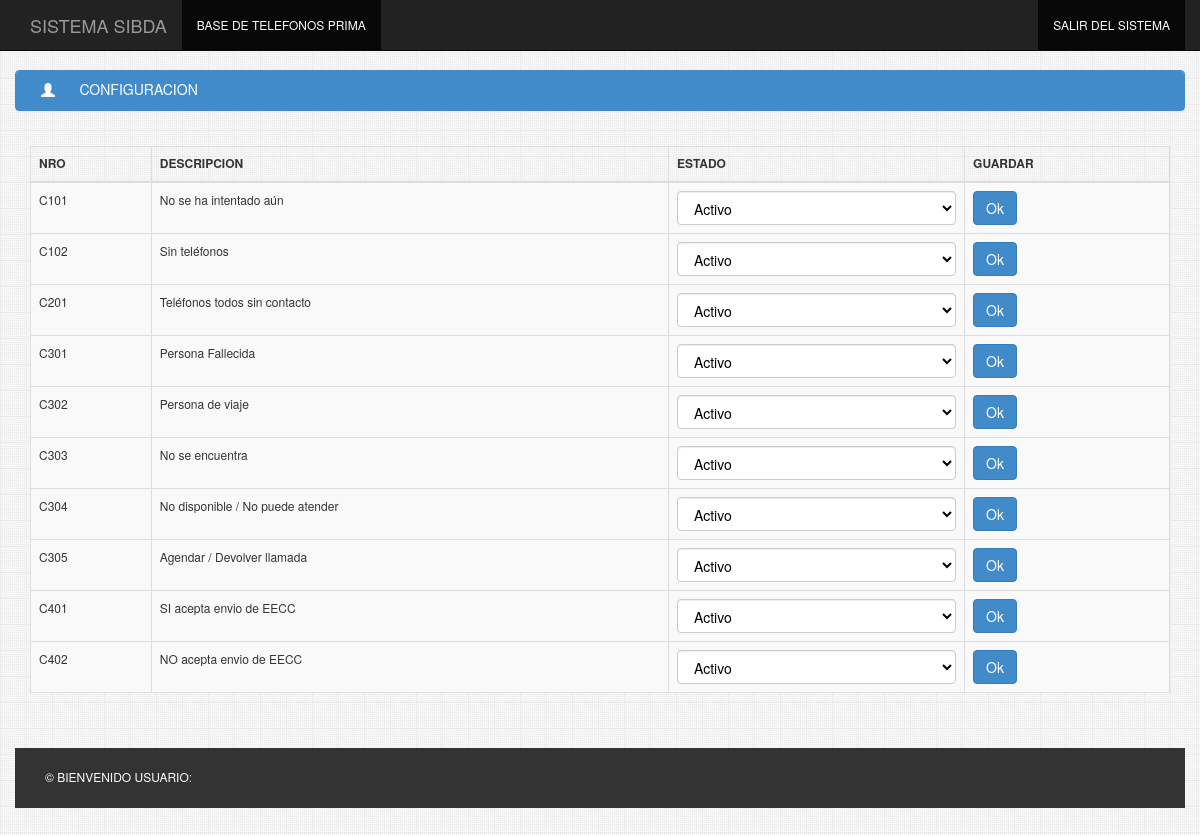
Page /index.php/c_configuracion on the committed database.
### tables this page shows
CREATE TABLE `tipificacion` (
  `id` varchar(20) NOT NULL,
  `descripcion` varchar(50) DEFAULT NULL,
  `estado` char(1) DEFAULT NULL,
  `v_estado` varchar(30) DEFAULT NULL,
  PRIMARY KEY (`id`)
);

### application/controllers/c_configuracion.php (called while the page is built, shortened)
<?php if ( ! defined('BASEPATH')) exit('No direct script access allowed');
class c_configuracion extends CI_Controller {
	public function index()
	{
    $this->load->helper('url');
 $this->load->model('m_configuracion');
	$datos['tipificadores'] = $this->m_configuracion->ListarTipificadores();
       $this->load->view('v_configuracion',$datos);
}
 }

### index.php (called while the page is built, shortened)
<?php
require_once BASEPATH.'core/CodeIgniter.php';

### application/models/m_configuracion.php (called while the page is built, shortened)
<?php
class m_configuracion extends CI_Model {
        function ListarTipificadores()
        {
            $query = $this->db->query("SELECT id,descripcion,v_estado FROM tipificacion");
            return $query->result();
        }
}
?>

### application/views/v_configuracion.php (the view, shortened to what this page needs)
<!DOCTYPE html>
<html lang="en">
    <head>
        <link href="<?php echo base_url(); ?>assets/css/bootstrap.css" rel="stylesheet">
        <link href="<?php echo base_url(); ?>assets/css/sticky-footer-navbar.css" rel="stylesheet">
        <link href="<?php echo base_url(); ?>assets/css/jquery-ui.css" rel="stylesheet">
    </head>
    <body onload="">
        <?php $this->load->view('v_menu'); ?>
        <div id="wrap" class="container">
            <div class="panel panel-primary" id="formul">
                <div class="panel-heading" style=" padding: 1px 10px;">
                    <h5>
                        <div class="row">
                            <div class="col-md-5">
                                <div class="col-sm-1">
                                    <span class="glyphicon glyphicon-user">
                                    </span>
                                </div>
                                <div class="col-sm-10">
                                   CONFIGURACION
                                </div>
                            </div>
                        </div>
                    </h5>
                </div>
            </div>
        <div class="panel-body">
                    <div class="row">
                        <div class="container-fluid">
                            <table class="table table-striped table-bordered table-hover no-margin-bottom no-border-top">
                             <thead>
                                <tr>
                                    <th>NRO</th>
                                   <th>DESCRIPCION</th>
                                   <th>ESTADO</th>
                                    <th>GUARDAR</th>
                            </tr>
                                </thead>
                              <?php
        if (empty($tipificadores)) {
            ?>
            <tr>
                <td colspan="4">No se encontro resultados en la busqueda</td>
            </tr>
            <?php
        } else {
            foreach ($tipificadores as $item) {
                ?>
                <form class="form-horizontal" action="<?php echo site_url('index.php/c_configuracion/Actualizar_vista_tipificacion'); ?>" method="post" role="form">
                <tr>
                    <td><?php echo $item->id;?></td>
                    <td><?php echo $item->descripcion;?></td>
                    <td><select id="v_estado_tipificacion" name="v_estado_tipificacion" class="form-control" list="misdatos">
                          <datalist id="misdatos">
                        <?php  if ($item->v_estado=="Activo") {?>
                        <option value="Activo">Activo</option>
                        <?}?>
                         </datalist>
                     </select>
                 </td>
                <td>
               <button type="submit" class=" btn btn-primary" id="" data-toggle="modal">Ok</button>
                 </td>
                </tr>
                </form>
                <?php $contador++;
            };
        }
        ?>
                            </table>
                        </div>
                    </div>
        </div>
        <div id="footer" style="background-color: #333333">
            <div class="container">
                <div  class="col-md-7 text-left">
                    <a id="" style="color:  white" > &copy; BIENVENIDO USUARIO: <?php echo strtoupper($_SESSION['LOGIN_VALIDATION']); ?></a>
                </div>
            </div>
        </div>
    </div>
    </body>
</html>

### application/views/v_menu.php (shortened to what this page needs)
<div class="container">
    <div class="navbar navbar-default navbar-inverse navbar-fixed-top menu_principal" role="navigation">
        <div class="container">
            <div class="navbar-header">
                <a class="navbar-brand " href="<?php echo base_url(); ?>index.php">SISTEMA SIBDA</a>
            </div>
            <div class="collapse navbar-collapse navbar-ex1-collapse">
                <ul class="nav navbar-nav">
                    <li class="active"><a target="_blank" href="telefonos.php">BASE DE TELEFONOS PRIMA</a></li>
                </ul>
                <ul class="nav navbar-nav navbar-right">
                    <li class="active"><a onclick="cerrar_sesion()">SALIR DEL SISTEMA</a></li>
                </ul>
            </div>
        </div>
    </div>
</div>

### assets/css/sticky-footer-navbar.css (style rules this page uses)
html, body { height: 100%; }
body { padding-top: 85px; background: white url(../image/tiny_grid.png) repeat 0 0; }
#wrap { min-height: 100%; height: auto; margin: 0 auto -80px; padding: 0 0 60px; }
#footer { margin-top: 20px; padding-top: 20px; height: 60px; background-color: #f5f5f5; }
#footer > .container { padding-left: 15px; padding-right: 15px; }

### application/views/v_configuracion.php (style rules this page uses)
body { padding-top: 70px; padding-bottom: 20px; }

### rows in the picture
tipificacion: id "C101", descripcion "No se ha intentado aún", v_estado_tipificacion "Activo"
tipificacion: id "C102", descripcion "Sin teléfonos", v_estado_tipificacion "Activo"
tipificacion: id "C201", descripcion "Teléfonos todos sin contacto", v_estado_tipificacion "Activo"
tipificacion: id "C301", descripcion "Persona Fallecida", v_estado_tipificacion "Activo"
tipificacion: id "C302", descripcion "Persona de viaje", v_estado_tipificacion "Activo"
tipificacion: id "C303", descripcion "No se encuentra", v_estado_tipificacion "Activo"
tipificacion: id "C304", descripcion "No disponible / No puede atender", v_estado_tipificacion "Activo"
tipificacion: id "C305", descripcion "Agendar / Devolver llamada", v_estado_tipificacion "Activo"
tipificacion: id "C401", descripcion "SI acepta envio de EECC", v_estado_tipificacion "Activo"
tipificacion: id "C402", descripcion "NO acepta envio de EECC", v_estado_tipificacion "Activo"
